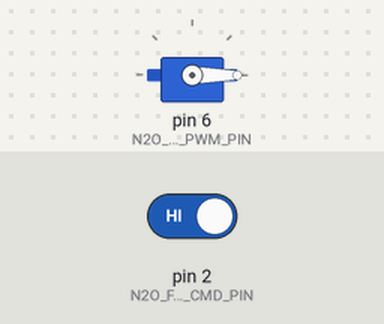
A sketch run on a simulated Arduino Mega 2560, built with avr-gcc and run on an emulated ATmega2560. Parts: servo. The test bench sets the inputs (shaded band); at power-on: pin 2 (N2O_FILL_CMD_PIN) HIGH. Random numbers use the default seed unless the sketch sets one; what the sketch prints to the serial monitor is not drawn.

Above: at 1.2 s.
1.3 s: pin 2 (N2O_FILL_CMD_PIN) driven LOW
At 1.8 s:
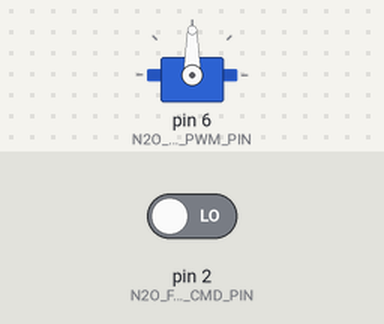
2.8 s: pin 2 (N2O_FILL_CMD_PIN) driven HIGH
At 4.1 s:
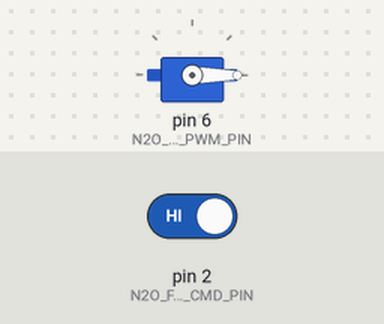
Timing chart, 0 to 5.8 s (numbered marks = the images above; inputs shaded):
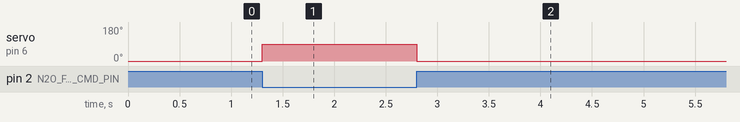

Measured:
- after the input at 1.3 s, servo on pin 6 (N2O_FILL_PWM_PIN): 0° → 90° at once
- after the input at 2.8 s, servo on pin 6 (N2O_FILL_PWM_PIN): 90° → 0° at once

The sketch:

GSECPico_SW.ino
```cpp
#include <Servo.h>
Servo N2OServo; //Initialize servo object
const int N2O_FILL_PWM_PIN = 6; //Attach servo to GPIO 6 (pin 9)
const int N2O_FILL_CMD_PIN = 2; //Specify the servo logic command pin as GPIO 2 (pin 4)
const int RANDOM_SEED_PIN = 28; //Setup pin (GPIO28/pin34) for random seed acquisition via analogRead
const int CTRL_ANGLE = 90; //Define the angle that means "open"

void setup() {
  Serial.begin(115200); // Initialize serial communication
  randomSeed(analogRead(RANDOM_SEED_PIN));
  N2OServo.attach(N2O_FILL_PWM_PIN);
  pinMode(N2O_FILL_CMD_PIN, INPUT);
}

void loop() {
  int randomNumbers[7];
  // Generate 7 random integers and store them in an array
  for (int i = 0; i < 7; i++) {
    randomNumbers[i] = random(0, 100); // Random integer between 0 and 99
  }

  //Send the random integers to the GSEC
  for (int i = 0; i < 7; i++) {
    Serial.print(randomNumbers[i]);
    Serial.print(" ");  //Space-separated values
  }
  Serial.println();  //Newline to indicate end of data

  //Detect if the logic control data pin's state, and adjust the position of the servo accordingly
  if (digitalRead(N2O_FILL_CMD_PIN) == LOW) { //Logic "flipped" due to GSEC's (a Raspberry Pi 5) GPIO being set to high upon bootup on output pin. Adjust accordingly, if different GSEC GPIO used
    N2OServo.write(CTRL_ANGLE);
  }
  if (digitalRead(N2O_FILL_CMD_PIN) == HIGH) {
    N2OServo.write(0);
  }
}
```
